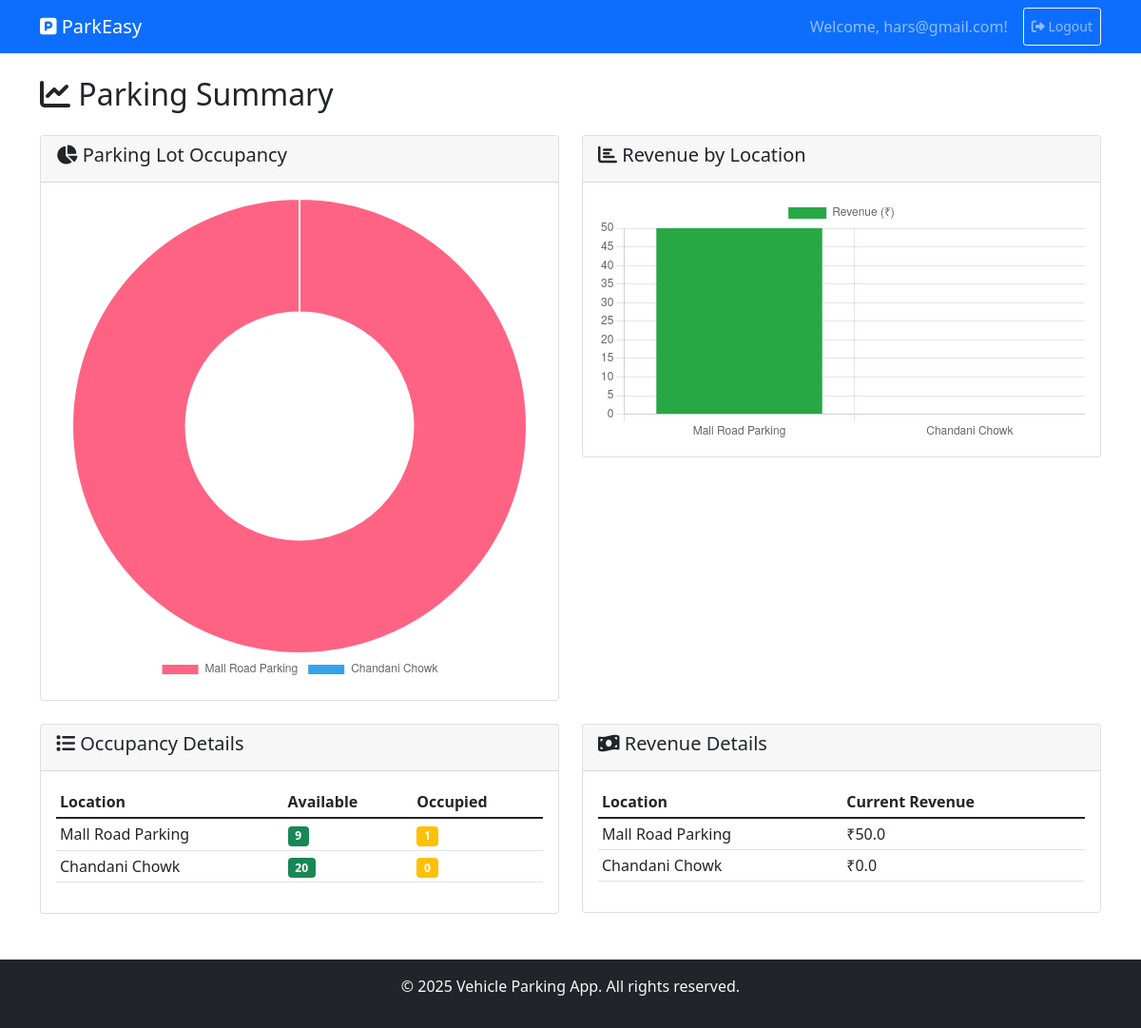
Page /user/summary (signed in) on the committed database.
### backend/models.py (models this page shows)
class ParkingLot(db.Model):
    __tablename__ = 'parking_lots'
    id = db.Column(db.Integer, primary_key=True)
    prime_location_name = db.Column(db.String(120), nullable=False)
    price = db.Column(db.Float, nullable=False)
    address = db.Column(db.String(200), nullable=False)
    pincode = db.Column(db.String(10), nullable=False)
    max_spots = db.Column(db.Integer, nullable=False)
    created_at = db.Column(db.DateTime, default=datetime.utcnow)
    spots = db.relationship('ParkingSpot', backref='lot', lazy=True, cascade="all, delete-orphan")

### app.py (the view)
    @app.route('/user/summary')
    def user_summary():
        if session.get('role') != 'user':
            flash('Access denied!', 'danger')
            return redirect(url_for('login'))
        lots = ParkingLot.query.all()
        occupancy = []
        revenues  = []
        for lot in lots:
            occ   = ParkingSpot.query.filter_by(
                lot_id=lot.id, status='O').count()
            avail = ParkingSpot.query.filter_by(
                lot_id=lot.id, status='A').count()
            rev   = occ * lot.price
            occupancy.append({'name': lot.prime_location_name,
                              'available': avail,
                              'occupied': occ})
            revenues.append({'name': lot.prime_location_name,
                             'revenue': rev})
        return render_template('user_summary.html',
                               occupancy=occupancy,
                               revenues=revenues)

### templates/user_summary.html (shortened to what this page needs)
{% extends "base.html" %}
{% block content %}
<h2 class="mb-4"><i class="fas fa-chart-line"></i> Parking Summary</h2>
<div class="row">
    <div class="col-md-6">
        <div class="card">
            <div class="card-header">
                <h5><i class="fas fa-chart-pie"></i> Parking Lot Occupancy</h5>
            </div>
            <div class="card-body">
                <canvas id="occupancyChart"></canvas>
            </div>
        </div>
    </div>
    <div class="col-md-6">
        <div class="card">
            <div class="card-header">
                <h5><i class="fas fa-chart-bar"></i> Revenue by Location</h5>
            </div>
            <div class="card-body">
                <canvas id="revenueChart"></canvas>
            </div>
        </div>
    </div>
</div>
<div class="row mt-4">
    <div class="col-md-6">
        <div class="card">
            <div class="card-header">
                <h5><i class="fas fa-list"></i> Occupancy Details</h5>
            </div>
            <div class="card-body">
                <div class="table-responsive">
                    <table class="table table-sm">
                        <thead>
                            <tr>
                                <th>Location</th>
                                <th>Available</th>
                                <th>Occupied</th>
                            </tr>
                        </thead>
                        <tbody>
                            {% for item in occupancy %}
                            <tr>
                                <td>{{ item.name }}</td>
                                <td><span class="badge bg-success">{{ item.available }}</span></td>
                                <td><span class="badge bg-warning">{{ item.occupied }}</span></td>
                            </tr>
                            {% endfor %}
                        </tbody>
                    </table>
                </div>
            </div>
        </div>
    </div>
    <div class="col-md-6">
        <div class="card">
            <div class="card-header">
                <h5><i class="fas fa-money-bill-wave"></i> Revenue Details</h5>
            </div>
            <div class="card-body">
                <div class="table-responsive">
                    <table class="table table-sm">
                        <thead>
                            <tr>
                                <th>Location</th>
                                <th>Current Revenue</th>
                            </tr>
                        </thead>
                        <tbody>
                            {% for item in revenues %}
                            <tr>
                                <td>{{ item.name }}</td>
                                <td>₹{{ item.revenue }}</td>
                            </tr>
                            {% endfor %}
                        </tbody>
                    </table>
                </div>
            </div>
        </div>
    </div>
</div>
{% endblock %}
{% block scripts %}
<script>
// Occupancy Chart
const occupancyCtx = document.getElementById('occupancyChart').getContext('2d');
new Chart(occupancyCtx, {
    type: 'doughnut',
    data: {
        labels: [{% for item in occupancy %}'{{ item.name }}'{% if not loop.last %},{% endif %}{% endfor %}],
        datasets: [{
            label: 'Occupied',
            data: [{% for item in occupancy %}{{ item.occupied }}{% if not loop.last %},{% endif %}{% endfor %}],
            backgroundColor: [
                '#FF6384', '#36A2EB', '#FFCE56', '#4BC0C0', '#9966FF', '#FF9F40'
            ]
        }]
    },
    options: {
        responsive: true,
        plugins: {
            legend: {
                position: 'bottom'
            }
        }
    }
});
// Revenue Chart
const revenueCtx = document.getElementById('revenueChart').getContext('2d');
new Chart(revenueCtx, {
    type: 'bar',
    data: {
        labels: [{% for item in revenues %}'{{ item.name }}'{% if not loop.last %},{% endif %}{% endfor %}],
        datasets: [{
            label: 'Revenue (₹)',
            data: [{% for item in revenues %}{{ item.revenue }}{% if not loop.last %},{% endif %}{% endfor %}],
            backgroundColor: '#28a745'
        }]
    },
    options: {
        responsive: true,
        scales: {
            y: {
                beginAtZero: true
            }
        }
    }
});
</script>
{% endblock %}

### rows in the picture
ParkingLot: name "Mall Road Parking", available "9", occupied "1", revenue "50.0"
ParkingLot: name "Chandani Chowk", available "20", occupied "0", revenue "0.0"

### other values in the picture
{{ session.username }} "hars@gmail.com"
chart data {{ item.name }} Mall Road Parking, Chandani Chowk
chart data {{ item.occupied }} 1, 0
chart data {{ item.revenue }} 50.0, 0.0
